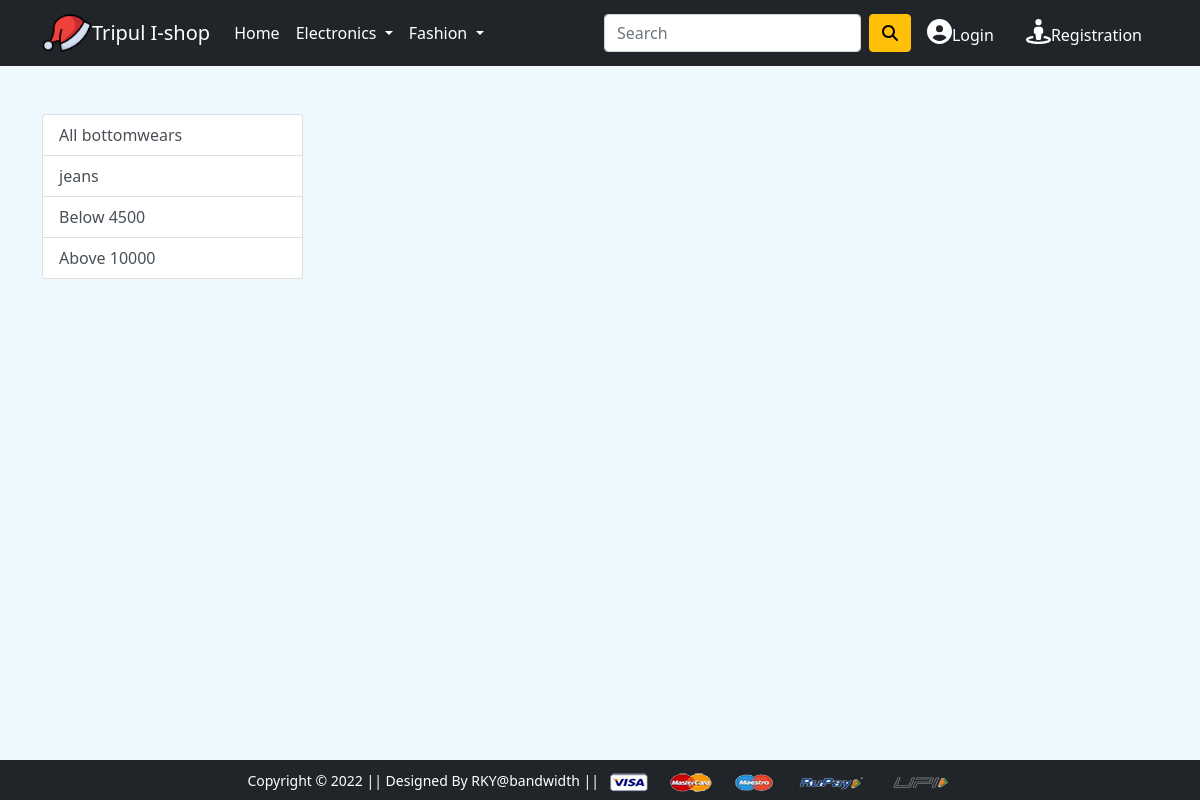
Before: /bottomwear/ with the older database file.
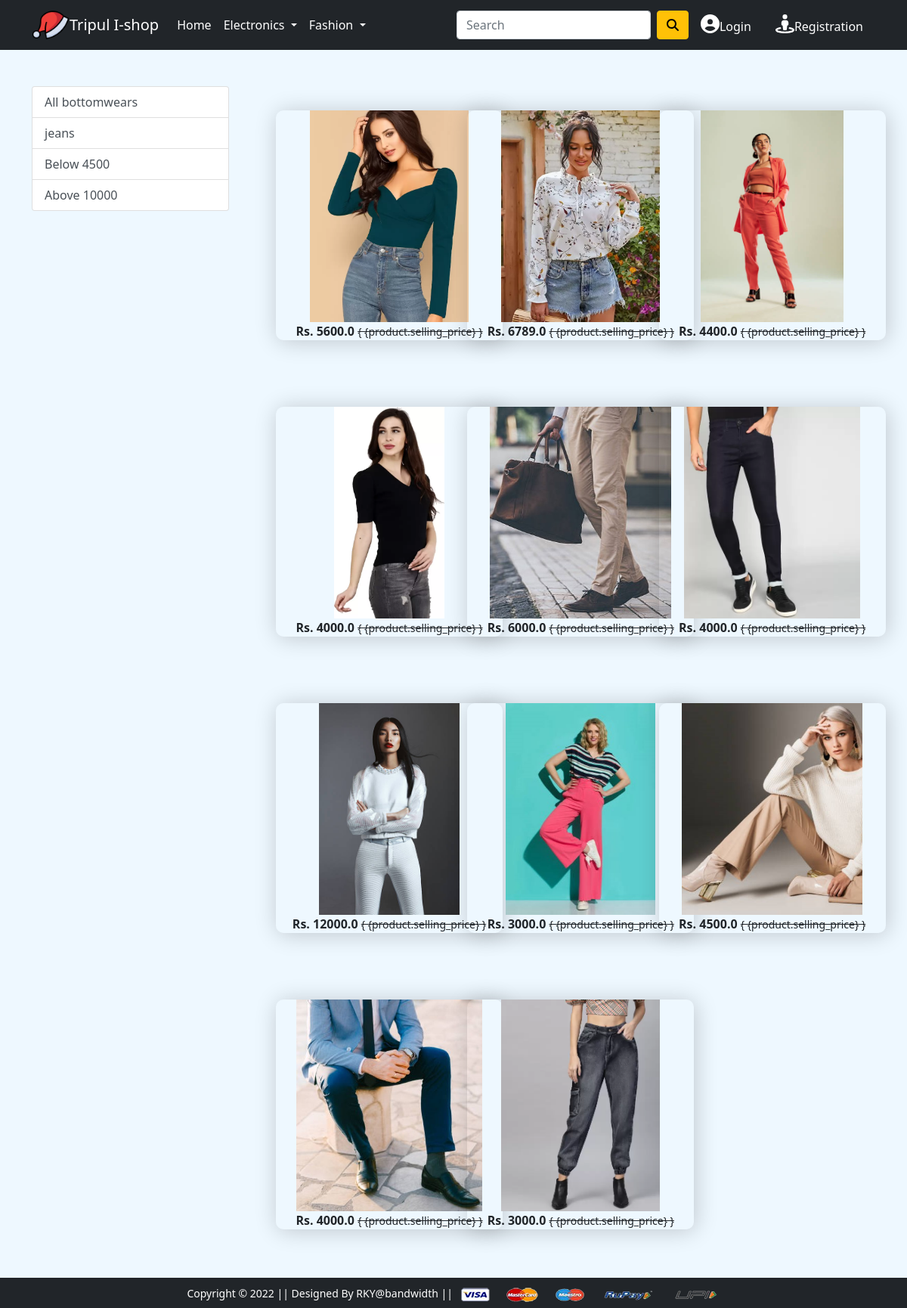
After: the same page with the newer database file.
### app/models.py (models this page shows, shortened)
class Product(models.Model):
    title=models.CharField(max_length=100)
    selling_price=models.FloatField()
    discounted_price=models.FloatField()
    description=models.TextField()
    brand=models.CharField(max_length=100)
    category=models.CharField(choices=CATEGORY_CHOICES,max_length=100)
    product_image =models.ImageField(upload_to='producting')

### app/views.py (the view)
# urls.py: path('bottomwear/', views.bottomwear, name='bottomwear'),
def bottomwear(request,data=None):
    if data==None:
        bottomwears=Product.objects.filter(category='BW')
    elif data=='jeans':
        bottomwears=Product.objects.filter(category='BW').filter(brand=data)
    elif data=='below' or data=='zara':
        bottomwears=Product.objects.filter(category='BW').filter(discounted_price__lt=4500.00)
    elif data=='above':
        bottomwears=Product.objects.filter(category='BW').filter(discounted_price__gt=10000.00)
    return render(request, 'app/bottomwear.html',{'bottomwears':bottomwears})

### app/templates/app/bottomwear.html (shortened to what this page needs)
{% extends 'app/base.html' %}
{% load static %}
{% block main-content %}
<div class="container my-5">
 <div class="row">
  <div class="col-sm-3">
    <div class="list-group mb-5">
        <a href="{% url 'bottomwear' %}" class="list-group-item
        list-group-item-action" aria-current="true">All bottomwears</a>
        <a href="{% url 'bottomweardata' 'jeans' %}" class="list-group-item
        list-group-item-action" aria-current="true">jeans</a>
        <a href="{% url 'bottomweardata' 'below' %}" class="list-group-item
        list-group-item-action" aria-current="true">Below 4500</a>
        <a href="{% url 'bottomweardata' 'above' %}" class="list-group-item
        list-group-item-action" aria-current="true">Above 10000</a>
    </div>
  </div>
  <div class="col-sm-8 ">
    <div class="row">
     {% for product in bottomwears%}
        <div class="col-sm-4 text-center mb-4">
            <a href="{% url 'product-detail' product.id %}"
            class="btn">
             <div class="box">
                <img src="{{product.product_image.url}} " alt=""
                height="280" class="">
                <div class="fw-bold">Rs. {{product.discounted_price}}
                <small class="fw-light text-decoration-line-through">{
                   {product.selling_price} }</small></div>
                </div>
            </a>
        </div>{%endfor%}
    </div>
 </div>
{% endblock main-content %}

### app/templates/app/base.html (shortened to what this page needs)
<!doctype html>
{% load static %}
<html lang="en">
  <head>
    <link href="https://cdn.jsdelivr.net/npm/bootstrap@5.0.0-beta1/dist/css/bootstrap.min.css" rel="stylesheet">
    <link rel="stylesheet" href="{% static 'app/css/owl.carousel.min.css' %}">
    <link rel="stylesheet" href="{% static 'app/css/all.min.css' %}">
    <link rel="stylesheet" href="{% static 'app/css/style.css' %}">
<link rel="stylesheet" href="{% static 'app\css\styles.css' %} ">
<link rel="stylesheet" href="{% static 'app\css\lightslider.css' %} ">
  </head>
  <body>
    <nav class="navbar navbar-expand-lg navbar-dark bg-dark">
     <div class="container">
      <img src="{% static 'app\images\hat - Copy.png' %} "  alt="" height='50px' width="50px">
         <a class="navbar-brand" href="/"> Tripul I-shop</a>
       <div class="collapse navbar-collapse" id="navbarSupportedContent">
         <ul class="navbar-nav me-auto mb-2 mb-lg-0">
           <li class="nav-item">
             <a class="nav-link active" aria-current="page" href="/">Home</a>
           </li>
           <li class="nav-item dropdown">
             <a class="nav-link dropdown-toggle text-white" href="#" id="electronicsDropdown" role="button" data-bs-toggle="dropdown" aria-expanded="false">
               Electronics
             </a>
           </li>
           <li class="nav-item dropdown">
             <a class="nav-link dropdown-toggle text-white" href="#" id="fashionDropdown" role="button" data-bs-toggle="dropdown" aria-expanded="false">
               Fashion
             </a>
           </li>
         </ul>
         <form class="d-flex">
           <input class="form-control me-2" type="search" placeholder="Search" aria-label="Search">
          <button class="btn btn-warning " type="submit"><i class="fa fa-search" aria-hidden="true"></i></button>
         </form>
         <div>
          <ul class="navbar-nav me-auto mb-2 mb-lg-0">
            {% if request.user.is_authenticated%}
           <li class="nav-item dropdown mx-2">
              <a class="nav-link dropdown-toggle text-white" href="#" id="profileDropdown" role="button" data-bs-toggle="dropdown" aria-expanded="false">
                {{request.user.username|capfirst}}
              </a>
              <ul class="dropdown-menu" aria-labelledby="profileDropdown">
                <li><a class="dropdown-item" href="{% url 'profile' %}">Profile</a></li>
                <li><a class="dropdown-item" href="{% url 'showcart' %}">Orders</a></li>
                <li><a class="dropdown-item" href="{% url 'passwordchange' %}">Change Password</a></li>
                <li><a class="dropdown-item" href="{% url 'logout' %}">Logout</a></li>
              </ul>
            </li>
            <li class="nav-item mx-2">
             {% comment %} <a href="{% url '' %}" class="nav-link text-white ">Cart </a> {% endcomment %}
            </li>
            <li class="nav-item mx-2">
              {% comment %} <i class="fa fa-shopping-cart"</i> {% endcomment %}
              <a href="{% url 'showcart' %}" class="nav-link text-white "><i class="fas fa-shopping-cart" style='font-size:25px;color:white'></i>Cart </a>
            </li>
            {% else %}
            <li class="nav-item mx-2">
             <a href="{% url 'login' %}" class="nav-link text-white"><i class="fa fa-user-circle" style='font-size:25px;color:white'></i>Login</a>
            </li>
            <li class="nav-item mx-2">
             <a href="{% url 'customerregistration' %}" class="nav-link text-white"><i class="fa fa-street-view" style='font-size:25px;color:white'></i>Registration</a>
            </li>
          {% endif %}
          </ul>
         </div>
       </div>
     </div>
    </nav>
    {% block main-content %} {% endblock main-content %}
    <footer class="container-fluid bg-dark text-center p-2 mt-5 fixed-bottom">
        <small class="text-white">Copyright &copy; 2022 || Designed By RKY@bandwidth || </small>
        <img src="{% static 'app\images\payment.png' %}" alt="" srcset="" class="img-fluid" height="2px">
    </footer>
  </body>
</html>

### app/static/app/css/styles.css (style rules this page uses)
body { margin:0px; padding: 0px; background-color:#eef8ff; }
a { text-decoration:none; }
.box { width:300px; box-shadow: 2px 2px 30px rgba(0,0,0,0.2); border-radius: 10px; overflow: hidden; margin: 25px; }

Changed rows visible on the page:
added Product: product_image (picture), discounted_price "5600.0"
added Product: product_image (picture), discounted_price "6789.0"
added Product: product_image (picture), discounted_price "4400.0"
added Product: product_image (picture), discounted_price "4000.0"
added Product: product_image (picture), discounted_price "6000.0"
added Product: product_image (picture), discounted_price "4000.0"
added Product: product_image (picture), discounted_price "12000.0"
added Product: product_image (picture), discounted_price "3000.0"
added Product: product_image (picture), discounted_price "4500.0"
added Product: product_image (picture), discounted_price "4000.0"
added Product: product_image (picture), discounted_price "3000.0"
